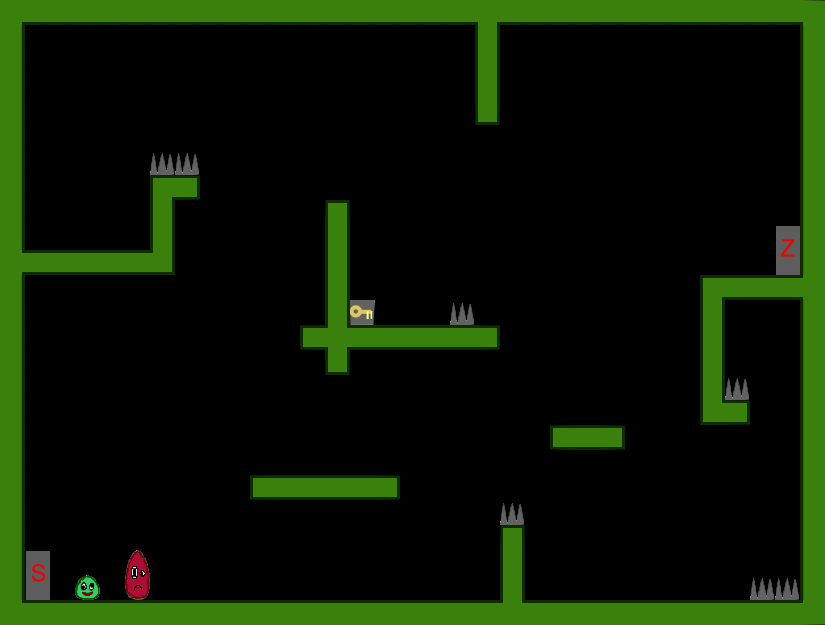

Tiled map render using the project's own tile images. Description and the map definition, with tile-layer contents summarised, below:
An orthogonal 33x25 tile map with 25x25 px tiles, 2 tile layers (Kachelebene 2, ObjectLayer).

<map version="1.0" orientation="orthogonal" width="33" height="25" tilewidth="25" tileheight="25">
 <tileset firstgid="1" name="Tileset" tilewidth="25" tileheight="25">
  <image source="../img/Tileset.png" width="500" height="500" />
 </tileset>
 <layer name="Kachelebene 2" width="33" height="25">
  <data>[825 cells, 152 non-empty, 23 distinct tile ids]</data>
 </layer>
 <layer name="ObjectLayer" width="33" height="25">
  <data>[825 cells, 26 non-empty, 13 distinct tile ids]</data>
 </layer>
</map>
